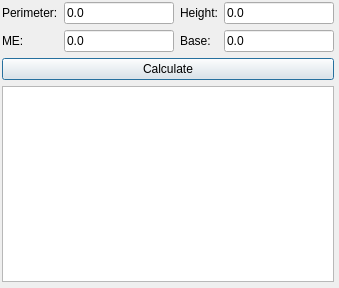
<?xml version="1.0" encoding="UTF-8"?>
<ui version="4.0">
 <class>parallelogramPerimeter</class>
 <widget class="QDialog" name="parallelogramPerimeter">
  <property name="geometry">
   <rect>
    <x>0</x>
    <y>0</y>
    <width>339</width>
    <height>288</height>
   </rect>
  </property>
  <property name="windowTitle">
   <string>Parallelogram Formula: Perimeter</string>
  </property>
  <widget class="QWidget" name="layoutWidget">
   <property name="geometry">
    <rect>
     <x>2</x>
     <y>2</y>
     <width>332</width>
     <height>280</height>
    </rect>
   </property>
   <layout class="QGridLayout" name="gridLayout_2">
    <item row="0" column="0">
     <layout class="QGridLayout" name="gridLayout">
      <item row="0" column="0">
       <widget class="QLabel" name="label">
        <property name="text">
         <string>Perimeter:</string>
        </property>
       </widget>
      </item>
      <item row="0" column="1">
       <widget class="QLineEdit" name="perimeterText">
        <property name="text">
         <string>0.0</string>
        </property>
       </widget>
      </item>
      <item row="0" column="2">
       <widget class="QLabel" name="label_2">
        <property name="text">
         <string>Height:</string>
        </property>
       </widget>
      </item>
      <item row="0" column="3">
       <widget class="QLineEdit" name="heightText">
        <property name="text">
         <string>0.0</string>
        </property>
       </widget>
      </item>
      <item row="1" column="0">
       <widget class="QLabel" name="label_4">
        <property name="text">
         <string>ME:</string>
        </property>
       </widget>
      </item>
      <item row="1" column="1">
       <widget class="QLineEdit" name="maxErrorText">
        <property name="text">
         <string>0.0</string>
        </property>
       </widget>
      </item>
      <item row="1" column="2">
       <widget class="QLabel" name="label_3">
        <property name="text">
         <string>Base:</string>
        </property>
       </widget>
      </item>
      <item row="1" column="3">
       <widget class="QLineEdit" name="baseText">
        <property name="text">
         <string>0.0</string>
        </property>
       </widget>
      </item>
      <item row="2" column="0" colspan="4">
       <widget class="QPushButton" name="calculateBtn">
        <property name="text">
         <string>Calculate</string>
        </property>
       </widget>
      </item>
     </layout>
    </item>
    <item row="1" column="0">
     <widget class="QPlainTextEdit" name="plainTextEdit"/>
    </item>
   </layout>
  </widget>
 </widget>
 <resources/>
 <connections/>
</ui>
